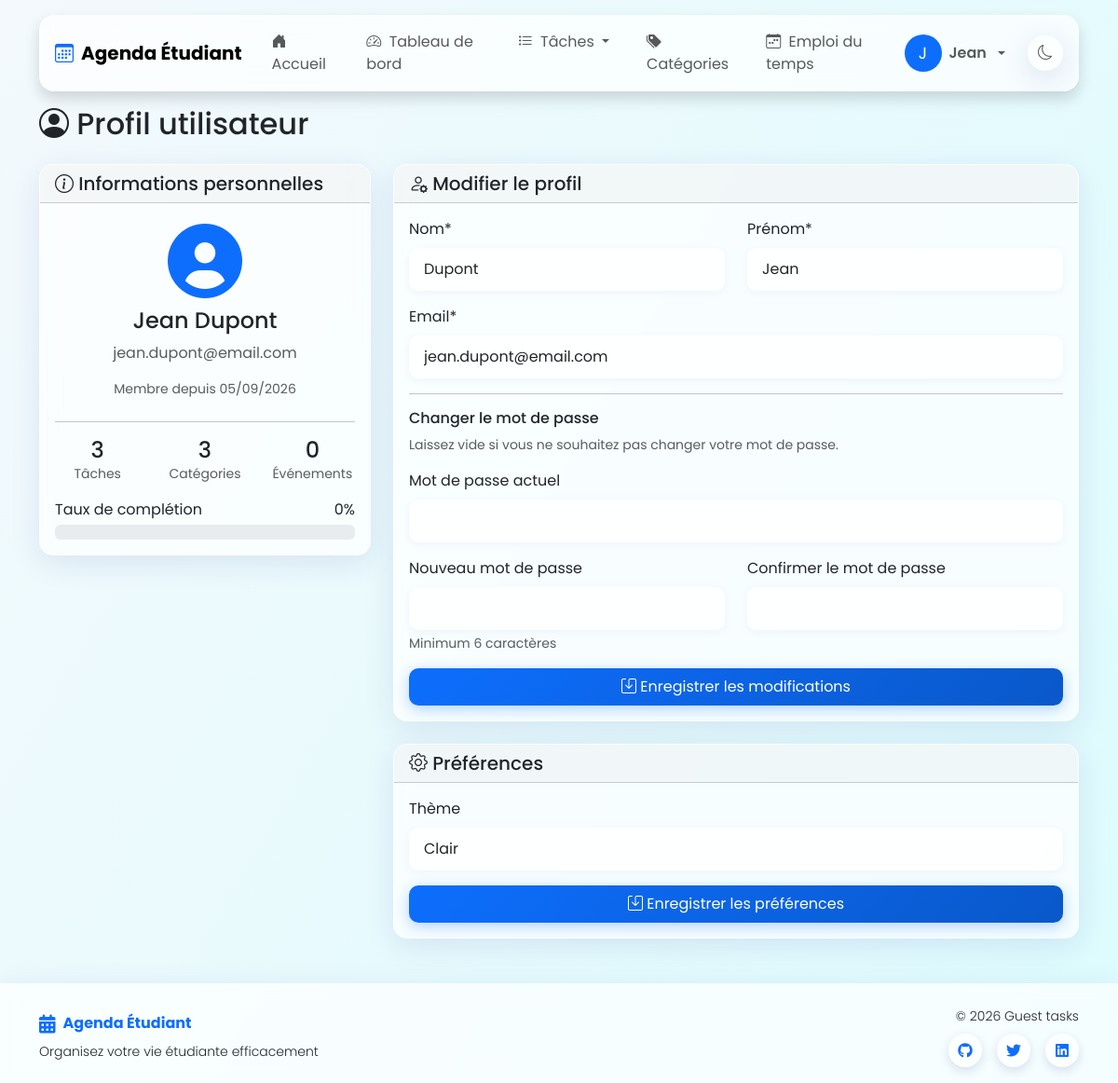
The app's page /api/index.php?page=profil (signed in) with its own data.
### tables this page shows
CREATE TABLE utilisateurs (
    id INT PRIMARY KEY AUTO_INCREMENT,
    nom VARCHAR(100) NOT NULL,
    prenom VARCHAR(100) NOT NULL,
    email VARCHAR(150) NOT NULL UNIQUE,
    mot_de_passe VARCHAR(150) NOT NULL,
    theme VARCHAR(50) DEFAULT 'clair',
    preferences JSON,
    date_creation DATETIME DEFAULT CURRENT_TIMESTAMP
);

### pages/profil.php (the view, shortened to what this page needs)
<?php
$db = connectDB();
$id_utilisateur = $_SESSION['utilisateur_id'];
$query = "SELECT * FROM utilisateurs WHERE id = :id";
$stmt = $db->prepare($query);
$stmt->bindParam(':id', $id_utilisateur);
$stmt->execute();
$utilisateur = $stmt->fetch(PDO::FETCH_ASSOC);
$query_stats = "SELECT COUNT(*) as total_taches,
                SUM(CASE WHEN statut = 'terminee' THEN 1 ELSE 0 END) as taches_terminees
                FROM taches
                WHERE id_utilisateur = :id_utilisateur";
$stmt_stats = $db->prepare($query_stats);
$stmt_stats->bindParam(':id_utilisateur', $id_utilisateur);
$stmt_stats->execute();
$stats = $stmt_stats->fetch(PDO::FETCH_ASSOC);
$total_taches = $stats['total_taches'] ?? 0;
$taches_terminees = $stats['taches_terminees'] ?? 0;
$taux_completion = $total_taches > 0 ? round(($taches_terminees / $total_taches) * 100) : 0;
$query_categories = "SELECT COUNT(*) FROM categories WHERE id_utilisateur = :id_utilisateur";
$stmt_categories = $db->prepare($query_categories);
$stmt_categories->bindParam(':id_utilisateur', $id_utilisateur);
$stmt_categories->execute();
$nb_categories = $stmt_categories->fetchColumn();
$query_evenements = "SELECT COUNT(*) FROM evenements e
                    JOIN emplois_du_temps edt ON e.id_emploi_du_temps = edt.id
                    WHERE edt.id_utilisateur = :id_utilisateur";
$stmt_evenements = $db->prepare($query_evenements);
$stmt_evenements->bindParam(':id_utilisateur', $id_utilisateur);
$stmt_evenements->execute();
$nb_evenements = $stmt_evenements->fetchColumn();
?>
<div class="row">
    <div class="col-md-12">
        <h2 class="mb-4">
            <i class="bi bi-person-circle"></i> Profil utilisateur
        </h2>
        <div class="row">
            <div class="col-md-4 mb-4">
                <div class="card">
                    <div class="card-header">
                        <h5 class="mb-0"><i class="bi bi-info-circle"></i> Informations personnelles</h5>
                    </div>
                    <div class="card-body">
                        <div class="text-center mb-4">
                            <div class="display-1 text-primary">
                                <i class="fas fa-user-circle"></i>
                            </div>
                            <h4><?php echo htmlspecialchars($utilisateur['prenom'] . ' ' . $utilisateur['nom']); ?></h4>
                            <p class="text-muted"><?php echo htmlspecialchars($utilisateur['email']); ?></p>
                            <p class="small text-muted">Membre depuis <?php echo date('d/m/Y', strtotime($utilisateur['date_creation'])); ?></p>
                        </div>
                        <hr>
                        <div class="row text-center">
                            <div class="col-4">
                                <div class="h4 mb-0"><?php echo $total_taches; ?></div>
                                <div class="small text-muted">Tâches</div>
                            </div>
                            <div class="col-4">
                                <div class="h4 mb-0"><?php echo $nb_categories; ?></div>
                                <div class="small text-muted">Catégories</div>
                            </div>
                            <div class="col-4">
                                <div class="h4 mb-0"><?php echo $nb_evenements; ?></div>
                                <div class="small text-muted">Événements</div>
                            </div>
                        </div>
                        <?php if ($total_taches > 0): ?>
                            <div class="mt-3">
                                <div class="d-flex justify-content-between mb-1">
                                    <span>Taux de complétion</span>
                                    <span><?php echo $taux_completion; ?>%</span>
                                </div>
                                <div class="progress">
                                </div>
                            </div>
                        <?php endif; ?>
                    </div>
                </div>
            </div>
            <div class="col-md-8">
                <div class="card mb-4">
                    <div class="card-header">
                        <h5 class="mb-0"><i class="bi bi-person-gear"></i> Modifier le profil</h5>
                    </div>
                    <div class="card-body">
                        <form method="post" action="index.php?page=profil">
                            <div class="row mb-3">
                                <div class="col-md-6">
                                    <label for="nom" class="form-label">Nom*</label>
                                    <input type="text" class="form-control" id="nom" name="nom" required
                                           value="<?php echo htmlspecialchars($utilisateur['nom']); ?>">
                                </div>
                                <div class="col-md-6">
                                    <label for="prenom" class="form-label">Prénom*</label>
                                    <input type="text" class="form-control" id="prenom" name="prenom" required
                                           value="<?php echo htmlspecialchars($utilisateur['prenom']); ?>">
                                </div>
                            </div>
                            <div class="mb-3">
                                <label for="email" class="form-label">Email*</label>
                                <input type="email" class="form-control" id="email" name="email" required
                                       value="<?php echo htmlspecialchars($utilisateur['email']); ?>">
                            </div>
                            <hr>
                            <h6>Changer le mot de passe</h6>
                            <p class="text-muted small">Laissez vide si vous ne souhaitez pas changer votre mot de passe.</p>
                            <div class="mb-3">
                                <label for="mot_de_passe_actuel" class="form-label">Mot de passe actuel</label>
                                <input type="password" class="form-control" id="mot_de_passe_actuel" name="mot_de_passe_actuel">
                            </div>
                            <div class="row mb-3">
                                <div class="col-md-6">
                                    <label for="nouveau_mot_de_passe" class="form-label">Nouveau mot de passe</label>
                                    <input type="password" class="form-control" id="nouveau_mot_de_passe" name="nouveau_mot_de_passe">
                                    <div class="form-text">Minimum 6 caractères</div>
                                </div>
                                <div class="col-md-6">
                                    <label for="confirmation_mot_de_passe" class="form-label">Confirmer le mot de passe</label>
                                    <input type="password" class="form-control" id="confirmation_mot_de_passe" name="confirmation_mot_de_passe">
                                </div>
                            </div>
                            <div class="d-grid gap-2">
                                <button type="submit" name="modifier_profil" class="btn btn-primary">
                                    <i class="bi bi-save"></i> Enregistrer les modifications
                                </button>
                            </div>
                        </form>
                    </div>
                </div>
                <div class="card">
                    <div class="card-header">
                        <h5 class="mb-0"><i class="bi bi-gear"></i> Préférences</h5>
                    </div>
                    <div class="card-body">
                        <form method="post" action="index.php?page=profil">
                            <div class="mb-3">
                                <label for="theme" class="form-label">Thème</label>
                                <select class="form-select" id="theme" name="theme">
                                    <option value="clair" <?php echo $utilisateur['theme'] === 'clair' ? 'selected' : ''; ?>>Clair</option>
                                </select>
                            </div>
                            <div class="d-grid gap-2">
                                <button type="submit" name="modifier_preferences" class="btn btn-primary">
                                    <i class="bi bi-save"></i> Enregistrer les préférences
                                </button>
                            </div>
                        </form>
                    </div>
                </div>
            </div>
        </div>
    </div>
</div>

### assets/css/style.css (style rules this page uses)
body { transition: background-color 0.3s, color 0.3s; }
body.clair { background-color: #f8f9fa; color: #212529; background-image: linear-gradient(120deg, rgba(240, 249, 255, 0.6), rgba(214, 252, 255, 0.8)); min-height: 100vh; }
.card { transition: all 0.3s ease; overflow: hidden; border-radius: 15px; }
body.clair .card { background: rgba(255, 255, 255, 0.7); backdrop-filter: blur(10px); -webkit-backdrop-filter: blur(10px); border: 1px solid rgba(255, 255, 255, 0.18); box-shadow: 0 8px 32px 0 rgba(31, 38, 135, 0.1); }
.form-control, .form-select { border-radius: 10px; padding: 10px 15px; transition: all 0.3s ease; }
body.clair .form-control, body.clair .form-select { background: rgba(255, 255, 255, 0.8); border: 1px solid rgba(255, 255, 255, 0.18); box-shadow: 0 2px 10px 0 rgba(31, 38, 135, 0.05); }
.btn { border-radius: 10px; padding: 8px 16px; transition: all 0.3s ease; }
.btn-primary { background: linear-gradient(135deg, #0d6efd, #0a58ca); border: none; box-shadow: 0 4px 15px rgba(13, 110, 253, 0.3); }
body { transition: background-color 0.5s ease, background-image 0.5s ease, color 0.5s ease; }
.card, .navbar, .dropdown-menu, .btn, .alert, .form-control { transition: all 0.5s ease; }

### includes/header.php (style rules this page uses)
body { font-family: 'Poppins', sans-serif; }

### records on screen
utilisateurs: prenom+nom "Jean Dupont", email "jean.dupont@email.com", date_creation "05/09/2026", nom "Dupont", prenom "Jean", theme "Clair"

### other values on screen
substr($_SESSION['utilisateur_prenom'], 0, 1) "J"
$_SESSION['utilisateur_prenom'] "Jean"
$total_taches "3"
$nb_categories "3"
$nb_evenements "0"
$taux_completion "0"
